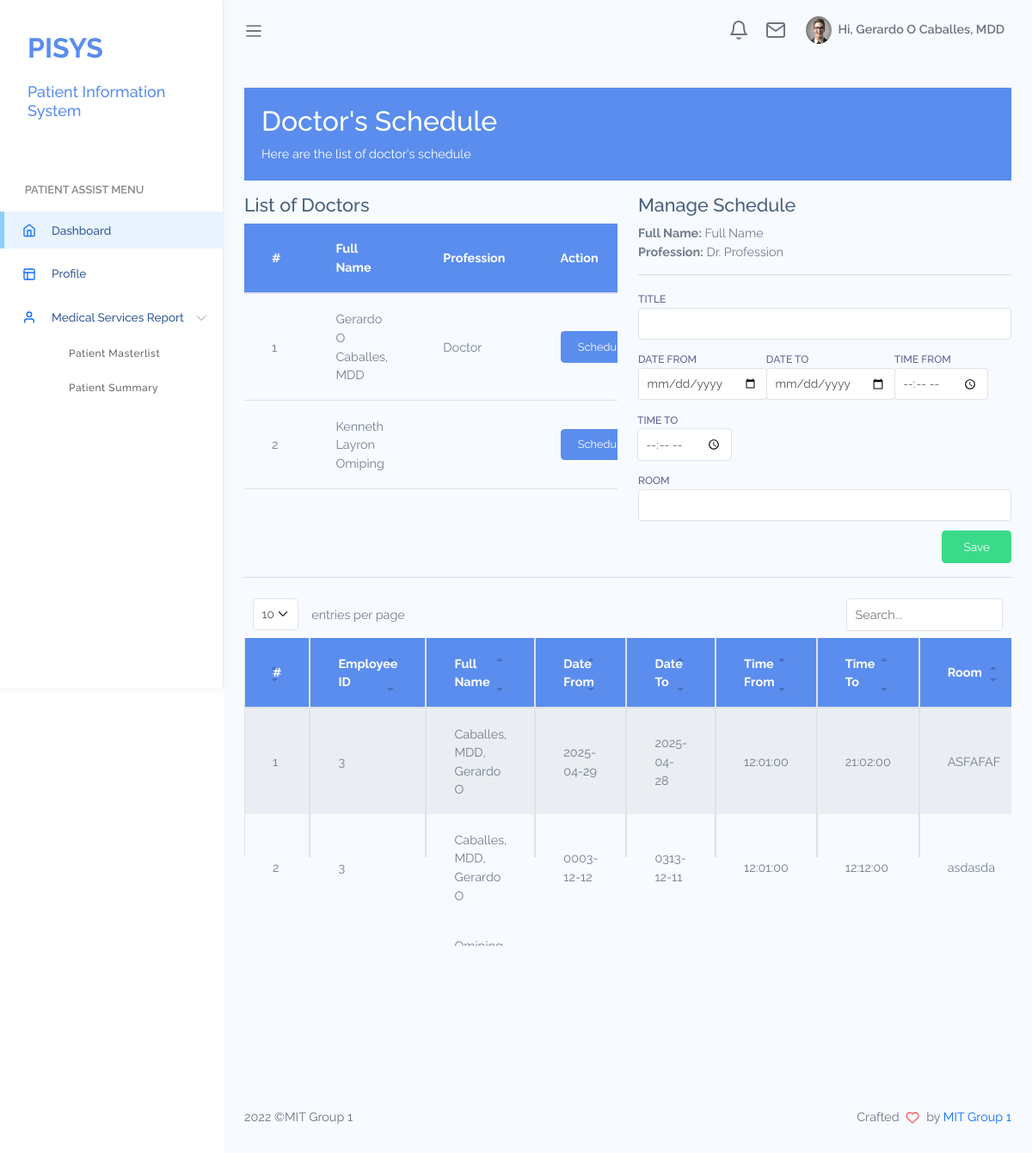
Screenshot of /doctors-sched.php (signed in) with the database file from the repository.
### tables this page shows
CREATE TABLE `tbl_emp_and_doctor` (
  `employee_id` varchar(50) NOT NULL,
  `lastname` varchar(20) NOT NULL,
  `firstname` varchar(20) NOT NULL,
  `middle` varchar(20) NOT NULL,
  `designation` varchar(100) NOT NULL,
  `gender` varchar(20) NOT NULL,
  `address` varchar(30) NOT NULL,
  `status` varchar(30) NOT NULL
);

CREATE TABLE `tbl_clinic_info` (
  `clinic_id` varchar(50) NOT NULL,
  `profession` varchar(100) NOT NULL,
  `license_num` varchar(50) NOT NULL,
  `clinic_name` varchar(100) NOT NULL,
  `address` varchar(100) NOT NULL,
  `contact` varchar(20) NOT NULL,
  `employee_id` varchar(50) NOT NULL,
  `ptr` varchar(50) NOT NULL
);

CREATE TABLE `tbl_doctor_sched` (
  `ds_id` varchar(50) NOT NULL,
  `employee_id` varchar(50) NOT NULL,
  `date_from` date NOT NULL,
  `date_to` date NOT NULL DEFAULT current_timestamp(),
  `time_from` time NOT NULL,
  `time_to` time NOT NULL,
  `room` varchar(100) NOT NULL
);

### doctors-sched.php (the view, shortened to what this page needs)
<!DOCTYPE html>
<html lang="en">
<?php include("head.php"); ?>
<body>
	<div id="app">
		<div id="main">
			<?php include("nav.php"); ?>
			<div class="main-content container-fluid">
				<div class="page-title bg-primary">
					<h3 class="text-white" style="padding-left:20px;padding-top:20px;">Doctor's Schedule</h3>
					<p class="text-subtitle  text-white" style="padding-left:20px;padding-bottom:20px;">
						Here are the list of doctor's schedule</p>
				</div>
				<section class="section">
					<div class="row">
						<div class="col-md-6">
							<h4>List of Doctors</h4>
							<div class="table-responsive">
								<table class='table mb-0' id="table1">
									<thead class="bg-primary text-white">
										<tr>
											<th>#</th>
											<th>Full Name</th>
											<th>Profession</th>
											<th>Action</th>
										</tr>
									</thead>
									<tbody>
										<?php
										$db = new PDODatabase;
										$sql = "SELECT d.*, c.* FROM tbl_emp_and_doctor as d LEFT OUTER JOIN tbl_clinic_info as c on c.employee_id = d.employee_id where d.designation=?";
										$result = $db->prepare($sql);
										$result->execute(array("Doctor"));
										for ($i = 0; $row = $result->fetch(); $i++) {
											$j = $i + 1;
											echo "<tr><td><input type='hidden' id='" . $j . "prof' value='" . $row[9] . "'><input type='hidden' id='" . $j . "fn' value='" . $row[2] . " " . $row[3] . " " . $row[1] . "'>" . $j . "</td><td>" . $row[2] . " " . $row[3] . " " . $row[1] . "</td>
									<td>" . $row[9] . "</td>
									<td><button class='btn btn-primary btn-sm' href='' onclick='setSchedule(" . $row[0] . ");'>Schedule</button></td></tr>";
										}
										?>
									</tbody>
								</table>
							</div>
						</div>
						<div class="col-md-6">
							<h4>Manage Schedule</h4>
							<label><b>Full Name:</b></label>
							<label id="lblfullname">Full Name</label>
							<br><b>Profession:</b></label>
							<label id="lblprof">Dr. Profession</label>
							<hr>
							<div class="form-group">
								<label for="first-name-column">Title</label>
								<input type="text" id="first-name-column" class="form-control" name="lname-column">
							</div>
							<div class="input-group">
								<div class="form-group">
									<label for="date_from">Date From</label>
									<input type="date" id="date_from" class="form-control" name="date_from">
								</div>
								<div class="form-group">
									<label for="date_to">Date To</label>
									<input type="date" id="date_to" class="form-control" name="date_to">
								</div>
								<div class="form-group">
									<label for="time_from">Time From</label>
									<input type="time" id="time_from" class="form-control" name="time_from">
								</div>
								<div class="form-group">
									<label for="time_to">Time To</label>
									<input type="time" id="time_to" class="form-control" name="time_to">
								</div>
							</div>
							<div class="form-group">
								<label for="room">Room</label>
								<input type="text" id="room" class="form-control" name="room">
							</div>
							<div class="text-right">
								<button class="btn btn-success" onclick="saveDoctorSchedule()">Save</button>
							</div>
						</div>
						<div class="col-md-12">
							<hr>
							<div class="table-responsive">
								<table class='table table-striped table-bordered' id="doctorScheduleTable">
									<thead class="bg-primary text-white">
										<tr>
											<th>#</th>
											<th>Employee ID</th>
											<th>Full Name</th>
											<th>Date From</th>
											<th>Date To</th>
											<th>Time From</th>
											<th>Time To</th>
											<th>Room</th>
										</tr>
									</thead>
									<tbody id="table-schedule">
										<?php
										$sql = 'SELECT d.*, c.*, s.* FROM tbl_emp_and_doctor as d LEFT OUTER JOIN tbl_doctor_sched as s ON d.employee_id = s.employee_id LEFT OUTER JOIN tbl_clinic_info as c on c.employee_id = d.employee_id WHERE d.designation ="Doctor"';
										$result = $db->prepare($sql);
										$result->execute();
										$j = 0;
										while ($row = $result->fetch()) {
											$j++;
											echo '<tr>
												<td>' . $j . '</td>
												<td>' . $row['employee_id'] . '</td>
												<td>' . $row['lastname'] . ', ' . $row['firstname'] . ' ' . $row['middle'] . '</td>
												<td>' . $row['date_from'] . '</td>
												<td>' . $row['date_to'] . '</td>
												<td>' . $row['time_from'] . '</td>
												<td>' . $row['time_to'] . '</td>
												<td>' . $row['room'] . '</td>
												<td>
													<button class="btn badge bg-primary" onclick="EditSchedule(\'' . $row['ds_id'] . '\')"> <i class="fa fa-edit"></i></button>
													<button class="btn badge bg-danger" onclick="DeleteSchedule(\'' . $row['ds_id'] . '\')"> <i class="fa fa-trash"></i></button>
												</td>
											</tr>';
										}
										?>
									</tbody>
								</table>
							</div>
						</div>
					</div>
				</section>
			</div>
			<?php include("scripts.php");
			include("footer.php"); ?>
</body>
</html>

### nav.php (shortened to what this page needs)
<div id="sidebar" class='active'>
    <div class="sidebar-wrapper active">
        <div class="sidebar-header">
            <p class="title text-primary">PISYS </p>
            <h2 class="text-primary" style="font-size:large; margin:0%;padding:0%;margin-bottom: 0%;">Patient
                Information System</h2>
        </div>
        <div class="sidebar-menu">
            <ul class="menu">
                <li class='sidebar-title'>Patient Assist Menu</li>
                <?php
                if ($_SESSION['user_level'] == "Doctor" || $_SESSION['user_level'] == "Administrator") {
                    echo '<li class="sidebar-item active ">
                <a href="dashboard_main.php" class="sidebar-link">
                    <i data-feather="home" width="20"></i>
                    <span>Dashboard</span>
                </a>
            </li>
			<li class="sidebar-item ">
					<a href="profile.php" class="sidebar-link">
						<i data-feather="layout" width="20"></i>
						<span>Profile</span>
					</a>
				</li>
            </li>';
                }
                if ($_SESSION['user_level'] == "Doctor") {
                    echo '<li class="sidebar-item" style="display:none;">
					<a href="calendar.php" class="sidebar-link">
						<i data-feather="layout" width="20"></i>
						<span>Calendar Schedule</span>
					</a>
				</li>
                <li class="sidebar-item  has-sub">
                    <a href="#" class="sidebar-link">
                        <svg xmlns="http://www.w3.org/2000/svg" width="20" height="24" viewBox="0 0 24 24" fill="none" stroke="currentColor" stroke-width="2" stroke-linecap="round" stroke-linejoin="round" class="feather feather-user"><path d="M20 21v-2a4 4 0 0 0-4-4H8a4 4 0 0 0-4 4v2"></path><circle cx="12" cy="7" r="4"></circle></svg>
                        <span>Medical Services Report</span>
                    </a>
                    <ul class="submenu active">
                        <li>
                            <a href="patient-masterlist.php"">Patient Masterlist</a>
                        </li>
                        <li>
                            <a href="patient-summary.php">Patient Summary</a>
                        </li>
                        ';
                }
                ?>
            </ul>
        </div>
    </div>
</div>
<nav class="navbar navbar-header navbar-expand navbar-light">
    <a class="sidebar-toggler" href="#"><span class="navbar-toggler-icon"></span></a>
    <div class="collapse navbar-collapse" id="navbarSupportedContent">
        <ul class="navbar-nav d-flex align-items-center navbar-light ml-auto">
            <li class="dropdown nav-icon">
                <a href="#" data-toggle="dropdown" class="nav-link  dropdown-toggle nav-link-lg nav-link-user">
                    <div class="d-lg-inline-block">
                        <i data-feather="bell"></i>
                    </div>
                </a>
            </li>
            <li class="dropdown nav-icon mr-2">
                <a href="#" data-toggle="dropdown" class="nav-link  dropdown-toggle nav-link-lg nav-link-user">
                    <div class="d-lg-inline-block">
                        <i data-feather="mail"></i>
                    </div>
                </a>
            </li>
            <li class="dropdown">
                <a href="#" data-toggle="dropdown" class="nav-link dropdown-toggle nav-link-lg nav-link-user">
                    <div class="avatar mr-1">
                        <img src="assets/images/avatar/avatar-s-1.png" alt="" srcset="">
                    </div>
                    <div class="d-none d-md-block d-lg-inline-block">Hi, <?php echo $fullname; ?></div>
                </a>
            </li>
        </ul>
    </div>
</nav>

### assets/css/app.css (style rules this page uses)
* { font-family: "Raleway"; }
#app { position: relative; }
#main { margin-left: 260px; background-color: #F7FAFF; min-height: 100vh; transition: margin-left 0.6s ease-out; }
#main .main-content { padding: 2rem 1.5rem; }
#main .main-content .page-title h3 { font-size: 2rem; }
#main .main-content .text-subtitle { font-size: 0.9rem; }
a { text-decoration: none; outline: 0; }
button { outline: 0; }
svg.feather, i { font-size: 14px; height: 1rem; }
.avatar { display: inline-flex; border-radius: 50%; text-align: center; vertical-align: middle; position: relative; }
.avatar img { width: 32px; height: 32px; border-radius: 50%; }
.btn.btn-primary { color: #fff; }
.btn.btn-success { color: #fff; }
.dropdown-toggle:after { color: #fff; }
.form-group { margin-bottom: 0.7rem; }
.form-group label { font-size: 0.755rem; text-transform: uppercase; color: rgba(35, 28, 99, 0.7); font-weight: 500; }
#sidebar.active .sidebar-wrapper { left: 0; }
.sidebar-wrapper { width: 260px; height: 100vh; position: fixed; top: 0; z-index: 10; background-color: #fff; bottom: 0; border-right: 1px solid #eee; box-shadow: 0 0 10px #ececec; left: -260px; transition: left 0.6s ease-out; }
.sidebar-wrapper .sidebar-header { padding: 2rem 2rem 1rem; font-size: 2rem; font-weight: bold; }
.sidebar-wrapper .menu { padding-left: 0; margin-top: 2rem; }
.sidebar-wrapper .menu .sidebar-title { padding: 1.5rem 1.8rem 0.5rem; font-size: 0.8rem; font-weight: 600; color: #888; text-transform: uppercase; }
.sidebar-wrapper .menu .sidebar-link { display: block; padding: 0.7rem 1.5rem; font-size: 0.85rem; display: flex; align-items: center; transition: all 0.5s; }
.sidebar-wrapper .menu .sidebar-link > span { color: #053382; font-weight: 500; margin-left: 1rem; opacity: 0.8; }
.sidebar-wrapper .menu .sidebar-item { list-style: none; margin-top: 0.5rem; position: relative; }
.sidebar-wrapper .menu .sidebar-item.has-sub .sidebar-link:after { position: absolute; color: #ccc; right: 15px; top: 12px; display: block; }
.sidebar-wrapper .menu .sidebar-item.active .sidebar-link { background-color: #e8f3ff; }
.sidebar-wrapper .menu .sidebar-item.active .sidebar-link:before { content: ""; position: absolute; left: 0; height: 100%; top: 0; bottom: 0; background-color: rgba(46, 170, 244, 0.5); width: 5px; }
.sidebar-wrapper .menu .submenu { list-style: none; max-height: 0; transition: max-height 0.5s ease-out; overflow: hidden; }
.sidebar-wrapper .menu .submenu.active { max-height: 500px; }
.sidebar-wrapper .menu .submenu li a { padding: 0.7rem 3rem; display: block; color: #676767; font-size: 0.75rem; font-weight: 500; letter-spacing: 0.5px; transition: all 0.2s; }
.navbar { height: 70px; padding: 1.5rem; }
.navbar .nav-link-user img { width: 30px; }
.navbar.navbar-header li { display: flex; align-items: center; }
.navbar.navbar-header li.nav-icon { margin-right: 0.4rem; }
.navbar.navbar-header li.nav-icon .nav-link { display: block; padding: 0.4rem; border-radius: 50%; }
.navbar.navbar-header .dropdown > a { color: #6c757d; font-weight: 600; }
.navbar.navbar-header .dropdown > a svg { height: 24px; width: 24px; }
.navbar.navbar-header .dropdown > a:after { display: none; }
.table td, .dataTable-table td, .table thead th, .dataTable-table thead th { vertical-align: middle; }
.table thead th, .dataTable-table thead th { border-bottom: 2px solid #475F7B; }

### rows the page displays
tbl_emp_and_doctor: fullname "Gerardo O Caballes, MDD", tbl_doctor_sched.employee_id "3", lastname "Caballes, MDD", firstname "Gerardo", middle "O", tbl_doctor_sched.date_from "2025-04-29", tbl_doctor_sched.date_to "2025-04-28", tbl_doctor_sched.time_from "12:01:00", tbl_doctor_sched.time_to "21:02:00", tbl_doctor_sched.room "ASFAFAF", tbl_doctor_sched.date_from "0003-12-12", tbl_doctor_sched.date_to "0313-12-11", tbl_doctor_sched.time_to "12:12:00", tbl_doctor_sched.room "asdasda"
tbl_clinic_info: j "1", employee.firstname "Gerardo", employee.middle "O", employee.lastname "Caballes, MDD", profession "Doctor"
tbl_emp_and_doctor: j "2", firstname "Kenneth", middle "Layron", lastname "Omiping"
